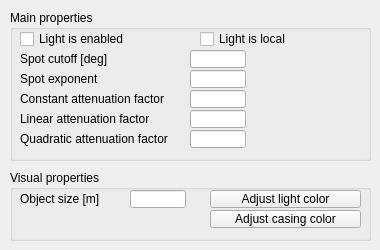
<?xml version="1.0" encoding="UTF-8"?>
<ui version="4.0">
 <class>CQDlgLights</class>
 <widget class="QDialog" name="CQDlgLights">
  <property name="geometry">
   <rect>
    <x>0</x>
    <y>0</y>
    <width>380</width>
    <height>250</height>
   </rect>
  </property>
  <property name="windowTitle">
   <string>Light Properties</string>
  </property>
  <property name="locale">
   <locale language="English" country="UnitedStates"/>
  </property>
  <widget class="QGroupBox" name="groupBox">
   <property name="geometry">
    <rect>
     <x>10</x>
     <y>10</y>
     <width>361</width>
     <height>151</height>
    </rect>
   </property>
   <property name="title">
    <string>Main properties</string>
   </property>
   <property name="flat">
    <bool>false</bool>
   </property>
   <widget class="QCheckBox" name="qqEnabled">
    <property name="geometry">
     <rect>
      <x>10</x>
      <y>20</y>
      <width>171</width>
      <height>18</height>
     </rect>
    </property>
    <property name="focusPolicy">
     <enum>Qt::StrongFocus</enum>
    </property>
    <property name="text">
     <string>Light is enabled</string>
    </property>
   </widget>
   <widget class="QCheckBox" name="qqLocal">
    <property name="geometry">
     <rect>
      <x>190</x>
      <y>20</y>
      <width>171</width>
      <height>18</height>
     </rect>
    </property>
    <property name="focusPolicy">
     <enum>Qt::StrongFocus</enum>
    </property>
    <property name="text">
     <string>Light is local</string>
    </property>
   </widget>
   <widget class="QLabel" name="label_2">
    <property name="geometry">
     <rect>
      <x>10</x>
      <y>60</y>
      <width>171</width>
      <height>18</height>
     </rect>
    </property>
    <property name="text">
     <string>Spot exponent</string>
    </property>
   </widget>
   <widget class="QLineEdit" name="qqSpotExponent">
    <property name="geometry">
     <rect>
      <x>180</x>
      <y>60</y>
      <width>56</width>
      <height>18</height>
     </rect>
    </property>
   </widget>
   <widget class="QLineEdit" name="qqConstantFactor">
    <property name="geometry">
     <rect>
      <x>180</x>
      <y>80</y>
      <width>56</width>
      <height>18</height>
     </rect>
    </property>
   </widget>
   <widget class="QLabel" name="label_3">
    <property name="geometry">
     <rect>
      <x>10</x>
      <y>80</y>
      <width>171</width>
      <height>18</height>
     </rect>
    </property>
    <property name="text">
     <string>Constant attenuation factor</string>
    </property>
   </widget>
   <widget class="QLabel" name="label_4">
    <property name="geometry">
     <rect>
      <x>10</x>
      <y>100</y>
      <width>171</width>
      <height>18</height>
     </rect>
    </property>
    <property name="text">
     <string>Linear attenuation factor</string>
    </property>
   </widget>
   <widget class="QLineEdit" name="qqLinearFactor">
    <property name="geometry">
     <rect>
      <x>180</x>
      <y>100</y>
      <width>56</width>
      <height>18</height>
     </rect>
    </property>
   </widget>
   <widget class="QLabel" name="label_5">
    <property name="geometry">
     <rect>
      <x>10</x>
      <y>120</y>
      <width>171</width>
      <height>18</height>
     </rect>
    </property>
    <property name="text">
     <string>Quadratic attenuation factor</string>
    </property>
   </widget>
   <widget class="QLineEdit" name="qqQuadraticFactor">
    <property name="geometry">
     <rect>
      <x>180</x>
      <y>120</y>
      <width>56</width>
      <height>18</height>
     </rect>
    </property>
   </widget>
   <widget class="QLineEdit" name="qqSpotCutoff">
    <property name="geometry">
     <rect>
      <x>180</x>
      <y>40</y>
      <width>56</width>
      <height>18</height>
     </rect>
    </property>
   </widget>
   <widget class="QLabel" name="label_6">
    <property name="geometry">
     <rect>
      <x>10</x>
      <y>40</y>
      <width>171</width>
      <height>18</height>
     </rect>
    </property>
    <property name="text">
     <string>Spot cutoff [deg]</string>
    </property>
   </widget>
  </widget>
  <widget class="QGroupBox" name="groupBox_2">
   <property name="geometry">
    <rect>
     <x>10</x>
     <y>170</y>
     <width>361</width>
     <height>71</height>
    </rect>
   </property>
   <property name="title">
    <string>Visual properties</string>
   </property>
   <property name="flat">
    <bool>false</bool>
   </property>
   <widget class="QToolButton" name="qqLightColor">
    <property name="geometry">
     <rect>
      <x>200</x>
      <y>20</y>
      <width>151</width>
      <height>18</height>
     </rect>
    </property>
    <property name="focusPolicy">
     <enum>Qt::StrongFocus</enum>
    </property>
    <property name="text">
     <string>Adjust light color</string>
    </property>
   </widget>
   <widget class="QToolButton" name="qqCasingColor">
    <property name="geometry">
     <rect>
      <x>200</x>
      <y>40</y>
      <width>151</width>
      <height>18</height>
     </rect>
    </property>
    <property name="focusPolicy">
     <enum>Qt::StrongFocus</enum>
    </property>
    <property name="text">
     <string>Adjust casing color</string>
    </property>
   </widget>
   <widget class="QLineEdit" name="qqSize">
    <property name="geometry">
     <rect>
      <x>120</x>
      <y>20</y>
      <width>56</width>
      <height>18</height>
     </rect>
    </property>
   </widget>
   <widget class="QLabel" name="label">
    <property name="geometry">
     <rect>
      <x>10</x>
      <y>20</y>
      <width>111</width>
      <height>18</height>
     </rect>
    </property>
    <property name="text">
     <string>Object size [m]</string>
    </property>
   </widget>
  </widget>
 </widget>
 <tabstops>
  <tabstop>qqEnabled</tabstop>
  <tabstop>qqLocal</tabstop>
  <tabstop>qqSpotCutoff</tabstop>
  <tabstop>qqSpotExponent</tabstop>
  <tabstop>qqConstantFactor</tabstop>
  <tabstop>qqLinearFactor</tabstop>
  <tabstop>qqQuadraticFactor</tabstop>
  <tabstop>qqSize</tabstop>
  <tabstop>qqLightColor</tabstop>
  <tabstop>qqCasingColor</tabstop>
 </tabstops>
 <resources/>
 <connections/>
</ui>
